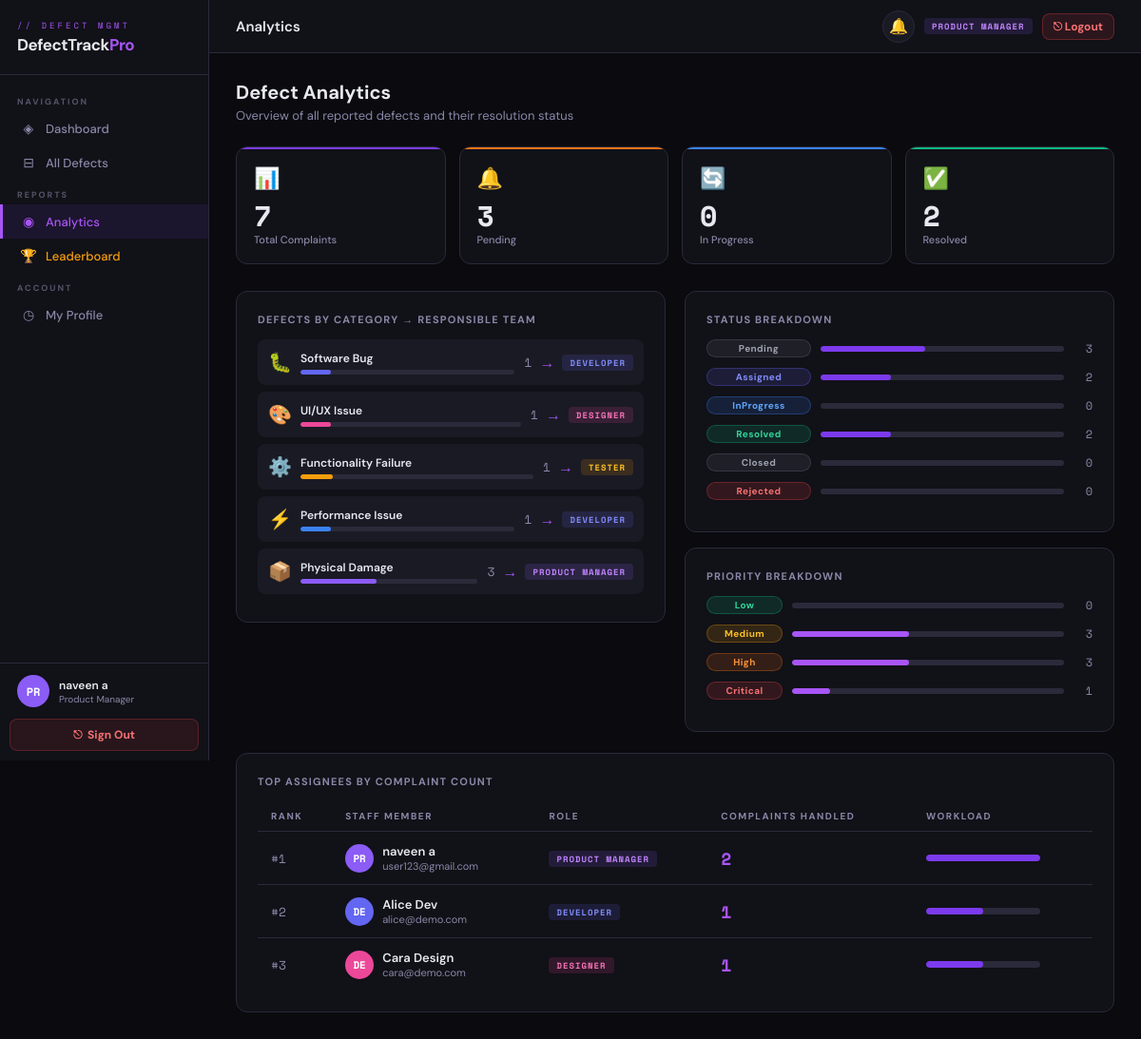
/analytics/ (signed in), run on the app's committed database.
### complaints/models.py (models this page shows, shortened)
class UserProfile(models.Model):
    user         = models.OneToOneField(User, on_delete=models.CASCADE, related_name='profile')
    role         = models.CharField(max_length=20, choices=ROLE_CHOICES, default='customer')
    phone        = models.CharField(max_length=15, blank=True)
    department   = models.CharField(max_length=100, blank=True)
    avatar_color = models.CharField(max_length=7, default='#6366f1')

class DefectCategory(models.Model):
    ASSIGNABLE_ROLES = [
        ('developer',       'Developer'),
        ('designer',        'Designer'),
        ('tester',          'Tester'),
        ('qa_engineer',     'QA Engineer'),
        ('product_manager', 'Product Manager'),
        ('support',         'Support Agent'),
    ]
    name           = models.CharField(max_length=100)
    description    = models.TextField(blank=True)
    suggested_role = models.CharField(max_length=20, choices=ASSIGNABLE_ROLES, default='developer')
    color          = models.CharField(max_length=7, default='#6366f1')
    icon           = models.CharField(max_length=10, default='🔧')
    class Meta:
        verbose_name_plural = 'Defect Categories'

class Complaint(models.Model):
    STATUS_CHOICES = [
        ('pending',     'Pending Review'),
        ('assigned',    'Assigned'),
        ('in_progress', 'In Progress'),
        ('resolved',    'Resolved'),
        ('closed',      'Closed'),
        ('rejected',    'Rejected'),
    ]
    PRIORITY_CHOICES = [
        ('low',      'Low'),
        ('medium',   'Medium'),
        ('high',     'High'),
        ('critical', 'Critical'),
    ]
    complaint_id    = models.CharField(max_length=20, unique=True, editable=False)
    title           = models.CharField(max_length=200)
    description     = models.TextField()
    product_name    = models.CharField(max_length=200)
    order_number    = models.CharField(max_length=100, blank=True)
    defect_category = models.ForeignKey(DefectCategory, on_delete=models.SET_NULL, null=True, blank=True)
    priority        = models.CharField(max_length=10, choices=PRIORITY_CHOICES, default='medium')
    status          = models.CharField(max_length=15, choices=STATUS_CHOICES, default='pending')
    raised_by       = models.ForeignKey(User, on_delete=models.CASCADE, related_name='complaints_raised')
    assigned_to     = models.ForeignKey(User, on_delete=models.SET_NULL, null=True, blank=True, related_name='complaints_assigned')
    image           = models.ImageField(upload_to='complaints/%Y/%m/', null=True, blank=True)
    created_at      = models.DateTimeField(auto_now_add=True)
    updated_at      = models.DateTimeField(auto_now=True)
    resolved_at     = models.DateTimeField(null=True, blank=True)
    class Meta:
        ordering = ['-created_at']

### complaints/views.py (the view)
# urls.py: path('analytics/',                  views.analytics,               name='analytics'),
@login_required
def analytics(request):
    profile = _profile(request.user)
    qs = (Complaint.objects.filter(raised_by=request.user)
          if profile.role == 'customer' else Complaint.objects.all())
    total         = qs.count()
    status_data   = {s[0]: qs.filter(status=s[0]).count()   for s in Complaint.STATUS_CHOICES}
    priority_data = {p[0]: qs.filter(priority=p[0]).count() for p in Complaint.PRIORITY_CHOICES}
    cat_data      = [{'cat': cat, 'count': qs.filter(defect_category=cat).count()}
                     for cat in DefectCategory.objects.all()]
    assignee_data = (
        User.objects.filter(complaints_assigned__in=qs)
        .select_related('profile')
        .annotate(cnt=Count('complaints_assigned'))
        .order_by('-cnt')[:10]
    )
    return render(request, 'complaints/analytics.html', {
        'profile': profile, 'total': total,
        'status_data': status_data, 'priority_data': priority_data,
        'cat_data': cat_data, 'assignee_data': assignee_data,
    })

### complaints/context_processors.py (called while the page is built)
def user_profile(request):
    if request.user.is_authenticated:
        profile, _ = UserProfile.objects.get_or_create(
            user=request.user, defaults={'role': 'customer', 'avatar_color': '#6366f1'})
        unread_count = Notification.objects.filter(user=request.user, is_read=False).count()
        return {'user_profile': profile, 'unread_notif_count': unread_count}
    return {'user_profile': None, 'unread_notif_count': 0}

### complaints/views.py (called while the page is built)
def _profile(user):
    p, _ = UserProfile.objects.get_or_create(
        user=user, defaults={'role': 'customer', 'avatar_color': '#6366f1'})
    return p

### complaints/templates/complaints/analytics.html (shortened to what this page needs)
{% extends 'complaints/base.html' %}
{% block page_title %}Analytics{% endblock %}
{% block content %}
<div style="margin-bottom:24px;">
  <h1 style="font-size:20px;font-weight:700;">Defect Analytics</h1>
  <p style="color:var(--text2);font-size:13px;margin-top:3px;">Overview of all reported defects and their resolution status</p>
</div>
<div class="stats-grid" style="margin-bottom:28px;">
  <div class="stat"><div class="stat-icon">📊</div><div class="stat-val">{{ total }}</div><div class="stat-lbl">Total Complaints</div></div>
  <div class="stat c-orange"><div class="stat-icon">🔔</div><div class="stat-val">{{ status_data.pending }}</div><div class="stat-lbl">Pending</div></div>
  <div class="stat c-blue"><div class="stat-icon">🔄</div><div class="stat-val">{{ status_data.in_progress }}</div><div class="stat-lbl">In Progress</div></div>
  <div class="stat c-green"><div class="stat-icon">✅</div><div class="stat-val">{{ status_data.resolved }}</div><div class="stat-lbl">Resolved</div></div>
</div>
<div class="g2" style="margin-bottom:22px;align-items:start;">
  <div class="card">
    <div class="card-title">Defects by Category → Responsible Team</div>
    {% for item in cat_data %}{% if item.count > 0 %}
    <div style="display:flex;align-items:center;justify-content:space-between;padding:11px;background:var(--bg3);border-radius:8px;margin-bottom:7px;">
      <div style="display:flex;align-items:center;gap:9px;flex:1;min-width:0;">
        <span style="font-size:20px;flex-shrink:0;">{{ item.cat.icon }}</span>
        <div style="flex:1;min-width:0;">
          <div style="font-size:12px;font-weight:600;margin-bottom:4px;">{{ item.cat.name }}</div>
          <div style="height:5px;background:var(--border);border-radius:3px;overflow:hidden;">
            {% if total > 0 %}
            <div style="height:100%;background:{{ item.cat.color }};border-radius:3px;width:{% widthratio item.count total 100 %}%;"></div>
            {% endif %}
          </div>
        </div>
      </div>
      <div style="display:flex;align-items:center;gap:8px;margin-left:10px;flex-shrink:0;">
        <span style="font-family:'Space Mono',monospace;font-size:13px;color:var(--text2);">{{ item.count }}</span>
        <span style="color:var(--accent2);">→</span>
        <span class="role-chip r-{{ item.cat.suggested_role }}">{{ item.cat.get_suggested_role_display }}</span>
      </div>
    </div>
    {% endif %}{% empty %}
    <div class="empty" style="padding:20px;"><p>No data yet</p></div>
    {% endfor %}
  </div>
  <div>
    <div class="card" style="margin-bottom:16px;">
      <div class="card-title">Status Breakdown</div>
      {% for status, count in status_data.items %}
      <div style="display:flex;align-items:center;gap:10px;margin-bottom:11px;">
        <span class="badge b-{{ status }}" style="min-width:110px;justify-content:center;">{{ status|title|cut:"_" }}</span>
        <div style="flex:1;height:6px;background:var(--border);border-radius:3px;overflow:hidden;">
          {% if total > 0 %}<div style="height:100%;background:var(--accent);border-radius:3px;width:{% widthratio count total 100 %}%;"></div>{% endif %}
        </div>
        <span style="font-family:'Space Mono',monospace;font-size:12px;color:var(--text2);min-width:20px;text-align:right;">{{ count }}</span>
      </div>
      {% endfor %}
    </div>
    <div class="card">
      <div class="card-title">Priority Breakdown</div>
      {% for priority, count in priority_data.items %}
      <div style="display:flex;align-items:center;gap:10px;margin-bottom:11px;">
        <span class="badge b-{{ priority }}" style="min-width:80px;justify-content:center;">{{ priority|title }}</span>
        <div style="flex:1;height:6px;background:var(--border);border-radius:3px;overflow:hidden;">
          {% if total > 0 %}<div style="height:100%;background:var(--accent2);border-radius:3px;width:{% widthratio count total 100 %}%;"></div>{% endif %}
        </div>
        <span style="font-family:'Space Mono',monospace;font-size:12px;color:var(--text2);min-width:20px;text-align:right;">{{ count }}</span>
      </div>
      {% endfor %}
    </div>
  </div>
</div>
{% if assignee_data %}
<div class="card">
  <div class="card-title">Top Assignees by Complaint Count</div>
  <div class="tbl-wrap">
    <table>
      <thead><tr><th>Rank</th><th>Staff Member</th><th>Role</th><th>Complaints Handled</th><th>Workload</th></tr></thead>
      <tbody>
        {% for u in assignee_data %}
        <tr>
          <td style="font-family:'Space Mono',monospace;color:var(--text2);">#{{ forloop.counter }}</td>
          <td>
            <div style="display:flex;align-items:center;gap:9px;">
              <div class="avatar" style="width:30px;height:30px;font-size:11px;background:{{ u.profile.avatar_color|default:'#6366f1' }}">{{ u.username|slice:":2"|upper }}</div>
              <div>
                <div style="font-size:13px;font-weight:600;">{{ u.get_full_name|default:u.username }}</div>
                <div style="font-size:11px;color:var(--text2);">{{ u.email }}</div>
              </div>
            </div>
          </td>
          <td><span class="role-chip r-{{ u.profile.role }}">{{ u.profile.get_role_display }}</span></td>
          <td style="font-family:'Space Mono',monospace;font-size:18px;font-weight:700;color:var(--accent2);">{{ u.cnt }}</td>
          <td>
            <div style="width:120px;height:7px;background:var(--border);border-radius:4px;overflow:hidden;">
              {% with m=assignee_data.0.cnt %}
              <div style="height:100%;background:var(--accent);border-radius:4px;width:{% widthratio u.cnt m 100 %}%;"></div>
              {% endwith %}
            </div>
          </td>
        </tr>
        {% endfor %}
      </tbody>
    </table>
  </div>
</div>
{% endif %}
{% endblock %}

### complaints/templates/complaints/base.html (shortened to what this page needs)
{% load static %}<!DOCTYPE html>
<html lang="en">
<head>
</head>
<body>
{% if user.is_authenticated %}
<aside class="sidebar">
  <div class="sb-logo">
    <div class="mark">// defect mgmt</div>
    <div class="name">DefectTrack<span style="color:var(--accent2)">Pro</span></div>
  </div>
  <nav class="sb-nav">
    <div class="sb-section">Navigation</div>
    <a href="{% url 'dashboard' %}" class="sb-link {% if request.resolver_match.url_name == 'dashboard' %}active{% endif %}">
      <span class="ico">◈</span> Dashboard
    </a>
    <a href="{% url 'complaint_list' %}" class="sb-link {% if request.resolver_match.url_name == 'complaint_list' %}active{% endif %}">
      <span class="ico">⊟</span> All Defects
    </a>
    <div class="sb-section">Reports</div>
    <a href="{% url 'analytics' %}" class="sb-link {% if request.resolver_match.url_name == 'analytics' %}active{% endif %}">
      <span class="ico">◉</span> Analytics
    </a>
    {% if user_profile.role != 'customer' %}
    <a href="{% url 'leaderboard' %}" class="sb-link {% if request.resolver_match.url_name == 'leaderboard' %}active{% endif %}"
      style="{% if request.resolver_match.url_name == 'leaderboard' %}{% else %}color:#f59e0b;{% endif %}">
      <span class="ico">🏆</span> Leaderboard
    </a>
    {% endif %}
    <div class="sb-section">Account</div>
    <a href="{% url 'profile' %}" class="sb-link {% if request.resolver_match.url_name == 'profile' %}active{% endif %}">
      <span class="ico">◷</span> My Profile
    </a>
  </nav>
  <div class="sb-footer">
    <div class="sb-user">
      <div class="avatar" style="width:34px;height:34px;font-size:12px;background:{{ user_profile.avatar_color|default:'#6366f1' }}">
        {{ user.username|slice:":2"|upper }}
      </div>
      <div>
        <div class="uname">{{ user.get_full_name|default:user.username }}</div>
        <div class="urole">{{ user_profile.get_role_display|default:'User' }}</div>
      </div>
    </div>
    <div class="sb-logout-row">
      <a href="{% url 'logout' %}" class="sb-logout-btn">⎋ &nbsp;Sign Out</a>
    </div>
  </div>
</aside>
{% endif %}
<div class="main">
  {% if user.is_authenticated %}
  <div class="topbar">
    <div class="topbar-title">{% block page_title %}DefectTrack Pro{% endblock %}</div>
    <div class="topbar-actions">
      <a href="{% url 'mark_notifs_read' %}" class="notif-bell" title="Notifications">
        🔔
      </a>
      <span class="role-chip r-{{ user_profile.role }}">{{ user_profile.get_role_display }}</span>
      <a href="{% url 'logout' %}" class="btn btn-sm" style="background:rgba(239,68,68,.12);color:#f87171;border:1px solid rgba(239,68,68,.3);font-weight:700;">⎋ Logout</a>
    </div>
  </div>
  {% endif %}
  <div class="content">
    {% block content %}{% endblock %}
  </div>
</div>
</body></html>

### data on the page
UserProfile: role "Product Manager", role "PRODUCT MANAGER"
DefectCategory: cat.icon "🐛", cat.name "Software Bug", count "1", cat.suggested_role "DEVELOPER"
DefectCategory: cat.icon "🎨", cat.name "UI/UX Issue", count "1", cat.suggested_role "DESIGNER"
DefectCategory: cat.icon "⚙️", cat.name "Functionality Failure", count "1", cat.suggested_role "TESTER"
DefectCategory: cat.icon "⚡", cat.name "Performance Issue", count "1", cat.suggested_role "DEVELOPER"
DefectCategory: cat.icon "📦", cat.name "Physical Damage", count "3", cat.suggested_role "PRODUCT MANAGER"
Complaint: status "Pending", defect_category "3"
Complaint: status "Assigned", defect_category "2"
Complaint: priority "Critical", count "1"

### other printed values
{{ user.username|slice:":2"|upper }} "PR"
{{ user.get_full_name|default:user.username }} "naveen a"
{{ total }} "7"
{{ status_data.pending }} "3"
{{ status_data.in_progress }} "0"
{{ status_data.resolved }} "2"
{{ status|title|cut:"_" }} "InProgress" "Resolved" "Closed" "Rejected"
{{ count }} "0" "2" "0" "0"
{{ priority|title }} "Low" "Medium" "High"
{{ count }} "0" "3" "3"
{{ u.username|slice:":2"|upper }} "PR"
{{ u.get_full_name|default:u.username }} "naveen a"
{{ u.email }} "user123@gmail.com"
{{ u.profile.get_role_display }} "PRODUCT MANAGER"
{{ u.cnt }} "2"
